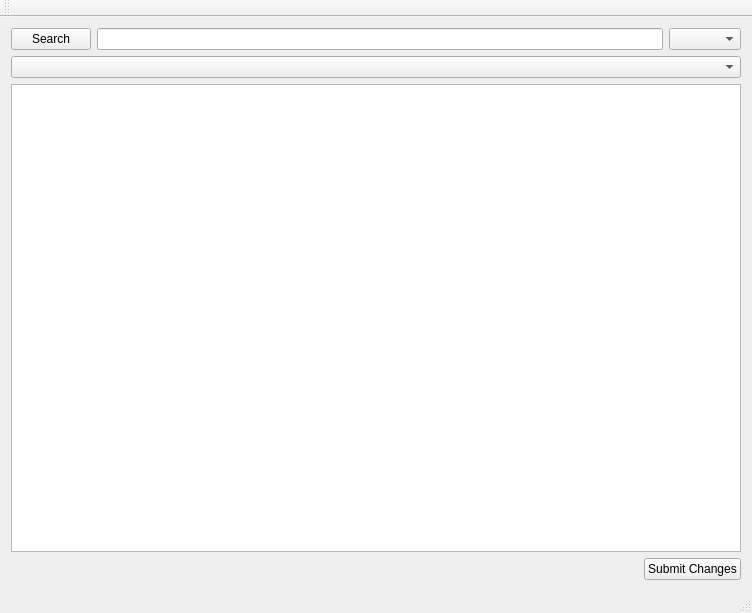
<?xml version="1.0" encoding="UTF-8"?>
<ui version="4.0">
 <class>MainWindow</class>
 <widget class="QMainWindow" name="MainWindow">
  <property name="geometry">
   <rect>
    <x>0</x>
    <y>0</y>
    <width>752</width>
    <height>613</height>
   </rect>
  </property>
  <property name="windowTitle">
   <string>MainWindow</string>
  </property>
  <widget class="QWidget" name="centralWidget">
   <layout class="QGridLayout" name="gridLayout_2">
    <item row="0" column="0">
     <layout class="QGridLayout" name="gridLayout">
      <item row="0" column="0">
       <layout class="QVBoxLayout" name="verticalLayout">
        <item>
         <layout class="QHBoxLayout" name="horizontalLayout">
          <item>
           <widget class="QPushButton" name="pbSearch">
            <property name="text">
             <string>Search</string>
            </property>
           </widget>
          </item>
          <item>
           <widget class="QLineEdit" name="lineEdit"/>
          </item>
          <item>
           <widget class="QComboBox" name="comboBox_column"/>
          </item>
         </layout>
        </item>
        <item>
         <widget class="QComboBox" name="comboBox_Table"/>
        </item>
        <item>
         <widget class="QTableView" name="tableView"/>
        </item>
       </layout>
      </item>
      <item row="1" column="0">
       <layout class="QHBoxLayout" name="horizontalLayout_2">
        <item>
         <spacer name="horizontalSpacer">
          <property name="orientation">
           <enum>Qt::Horizontal</enum>
          </property>
          <property name="sizeHint" stdset="0">
           <size>
            <width>538</width>
            <height>20</height>
           </size>
          </property>
         </spacer>
        </item>
        <item>
         <widget class="QPushButton" name="pbSubmit">
          <property name="text">
           <string>Submit Changes</string>
          </property>
         </widget>
        </item>
       </layout>
      </item>
     </layout>
    </item>
   </layout>
  </widget>
  <widget class="QMenuBar" name="menuBar">
   <property name="geometry">
    <rect>
     <x>0</x>
     <y>0</y>
     <width>752</width>
     <height>18</height>
    </rect>
   </property>
  </widget>
  <widget class="QToolBar" name="mainToolBar">
   <attribute name="toolBarArea">
    <enum>TopToolBarArea</enum>
   </attribute>
   <attribute name="toolBarBreak">
    <bool>false</bool>
   </attribute>
  </widget>
  <widget class="QStatusBar" name="sbWindow"/>
 </widget>
 <layoutdefault spacing="6" margin="11"/>
 <resources/>
 <connections/>
</ui>
